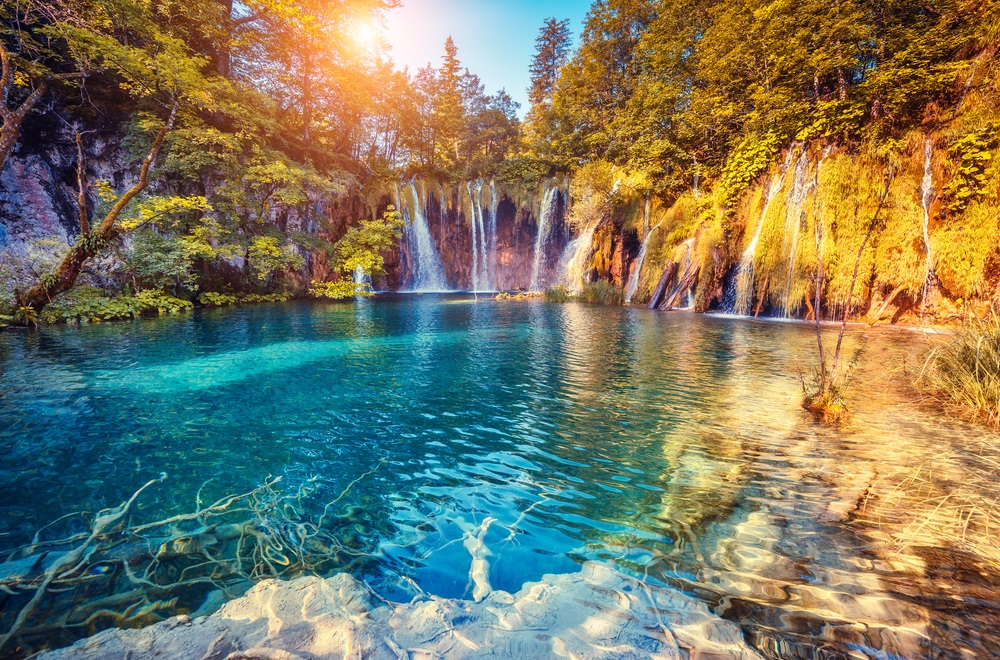
#> input picture foto_2.bmp, 1000 x 660 px
$ python highpassFilter.py
#> lines starting #> are read from the running program, lines starting #| are printed output that depends on the picture
import cv2
import numpy as np
import matplotlib.pyplot as plt


def main():
    print("Frequency Domain filters")
    #read image
    img = cv2.imread('foto_2.bmp',cv2.IMREAD_GRAYSCALE) # <<< insert image path here
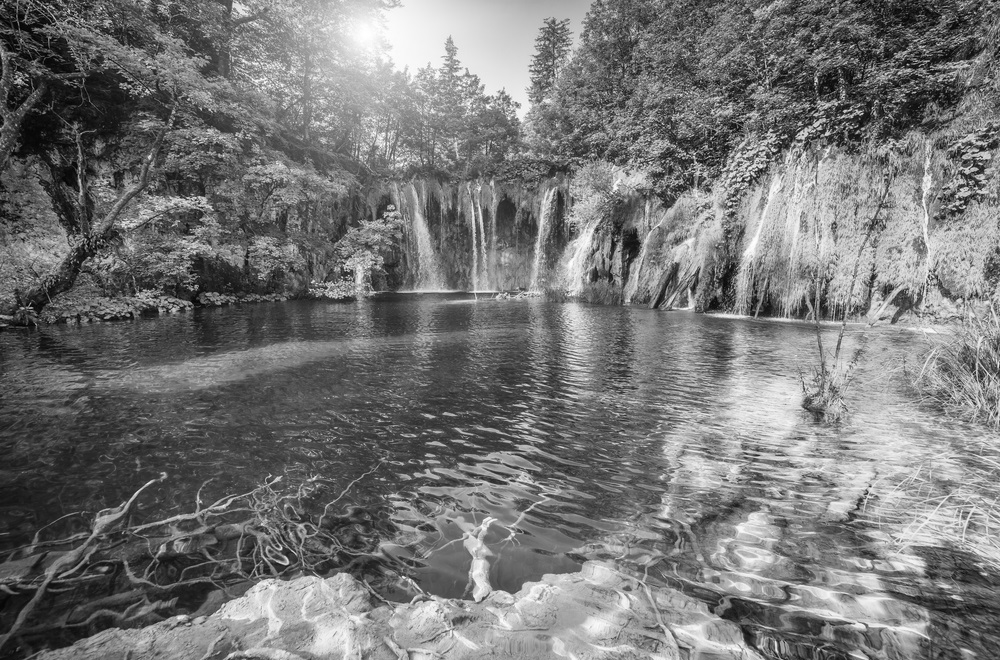
#> img: shape (660, 1000); min 1, max 255, mean 118.4
    #convert to float32 for DTF function
    img_f = np.float32(img)

    #discrete fourier transform
    dft = cv2.dft(img_f, flags=cv2.DFT_COMPLEX_OUTPUT)
    dft_shift = np.fft.fftshift(dft)
    magnitude_spectrum = 20 * np.log(cv2.magnitude(dft_shift[:, :, 0], dft_shift[:, :, 1]))
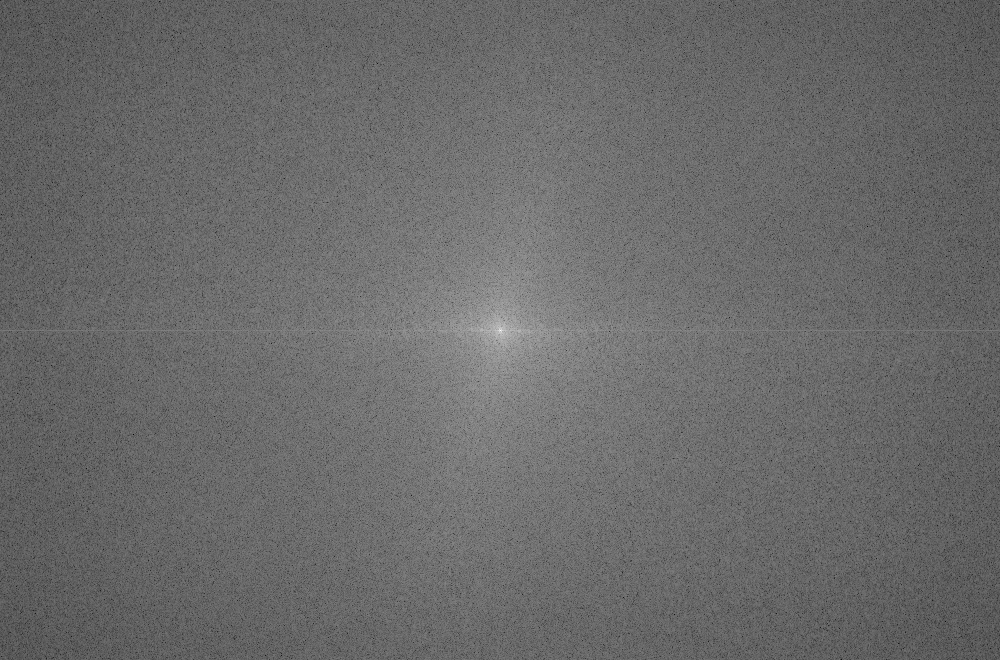
#> magnitude_spectrum: shape (660, 1000) float32; min 59.43, max 363.5, mean 186.3; drawn with min black and max white


    #do some calculations on shape
    rows, cols = img.shape
#> rows = 660; cols = 1000
    print("#rows= " + str(rows))
#| #rows= 660
    print("#columns= " + str(cols))
#| #columns= 1000
    center_row, center_col = int(rows / 2), int(cols / 2)  # center
#> center_row = 330; center_col = 500
    print("#center rows= " + str(center_row))
#| #center rows= 330
    print("#center columns= " + str(center_col))
#| #center columns= 500

    # create a mask first, center square is 0, remaining all ones
    mask = np.ones((rows, cols, 2), np.uint8)
    mask_width = 50
    mask[center_row - mask_width:center_row + mask_width, center_col - mask_width:center_col + mask_width] = 0

    #Apply Mask
    fshift = dft_shift * mask
    masked_magnitude_spectrum = 20 * np.log(cv2.magnitude(fshift[:, :, 0], fshift[:, :, 1]))
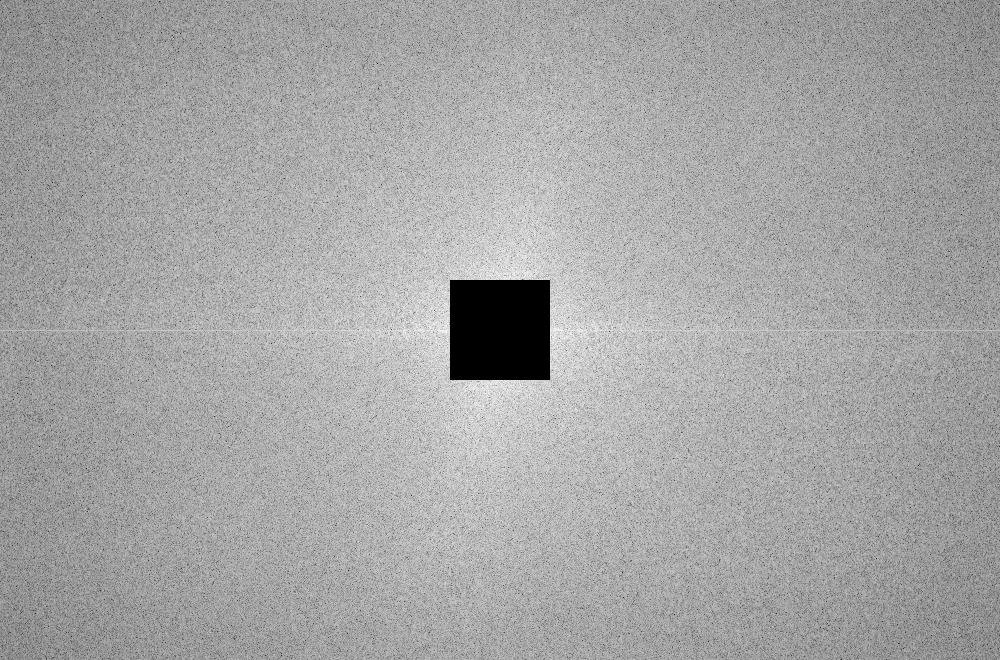
#> masked_magnitude_spectrum: shape (660, 1000) float32; 1.52% of the values are NaN or infinite; the others: min 59.43, max 250.8, mean 185.6; drawn with min black, max white, NaN and infinite black

    #inverse transform
    f_ishift = np.fft.ifftshift(fshift)
    img_back = cv2.idft(f_ishift)
    img_back = cv2.magnitude(img_back[:, :, 0], img_back[:, :, 1])
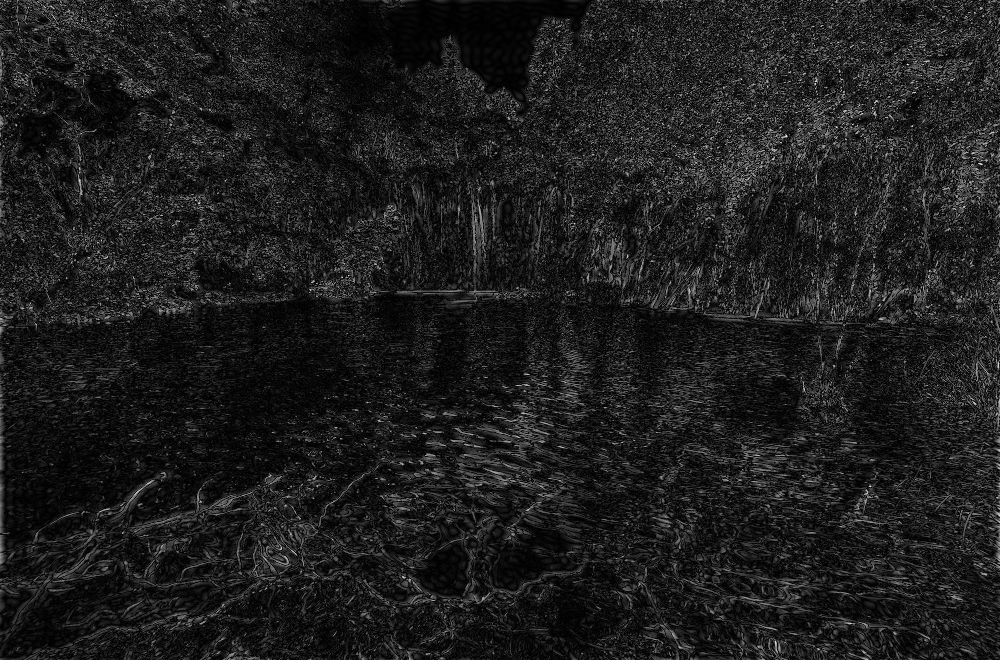
#> img_back: shape (660, 1000) float32; min 2066.5, max 103945288, mean 12281757; drawn with min black and max white

    #Plot the images
    plt.subplot(221), plt.imshow(img, cmap='gray')
    plt.title('Input Image'), plt.xticks([]), plt.yticks([])
    plt.subplot(222), plt.imshow(magnitude_spectrum, cmap='gray')
    plt.title('Magnitude Spectrum'), plt.xticks([]), plt.yticks([])

    plt.subplot(223), plt.imshow(masked_magnitude_spectrum, cmap='gray')
    plt.title('DFT masked'), plt.xticks([]), plt.yticks([])
    plt.subplot(224), plt.imshow(img_back, cmap='gray')
    plt.title('Result'), plt.xticks([]), plt.yticks([])
    plt.show()

    # Destroys all the windows created
    cv2.destroyAllWindows()

if __name__ == '__main__':
    main()
